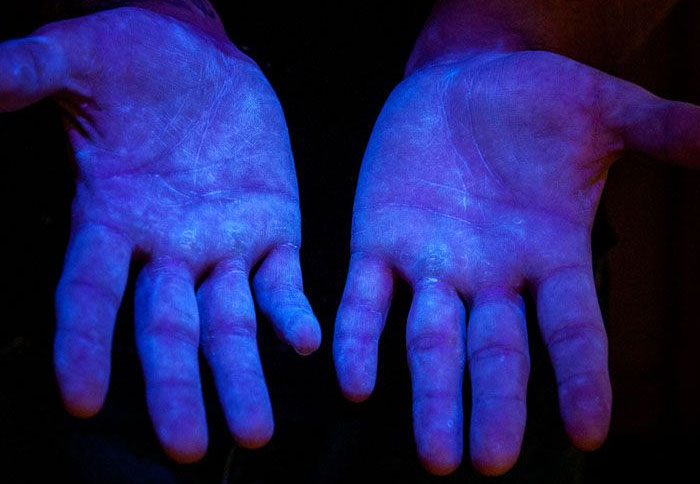
#> input picture images/UV_img_sample.jpg, 700 x 484 px, found by its file name
$ python thresholds.py
#> lines starting #> are read from the running program, lines starting #| are printed output that depends on the picture; after the words box and inside, x2 and y2 are one past the last pixel; in counts of white or black regions, pixels touching at a corner belong together
import cv2 as cv
import numpy as np

img = cv.imread('images/UV_img_sample.jpg')
#> img is the input picture: shape (484, 700, 3); mean B, G, R 99.8, 31.6, 32.5
cv.imshow('UV', img)

gray = cv.cvtColor(img, cv.COLOR_BGR2GRAY)
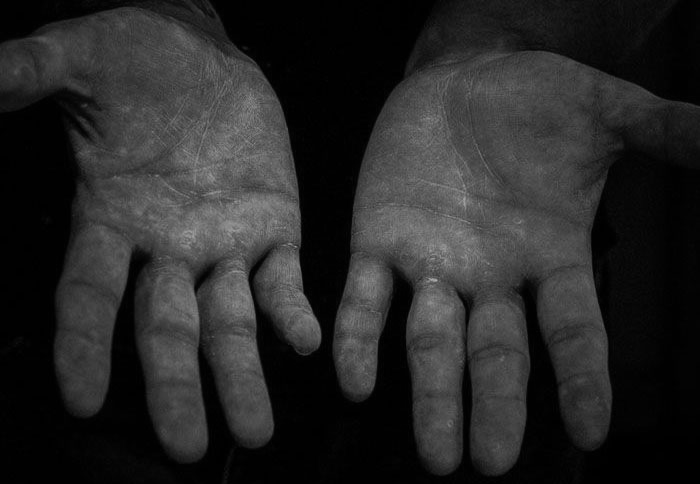
#> gray: shape (484, 700); min 0, max 174, mean 39.6
# cv.imshow('Gray', gray)

### SIMPLE ###
threshold, thresh = cv.threshold(gray, 50, 255, cv.THRESH_BINARY) # Whatever is greater than 150 will be 255, the rest is 0
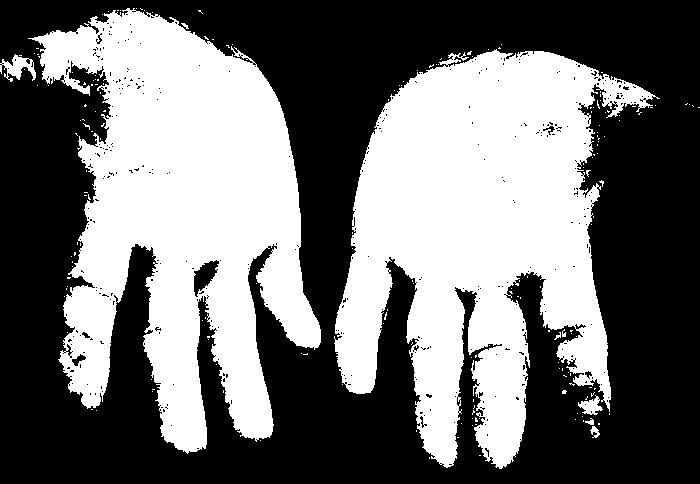
#> thresh: shape (484, 700); 44% white; 185 white regions (176 under 20 px), largest, box (x1, y1, x2, y2) and area: (334, 49, 660, 469) 75751, (28, 8, 321, 454) 71928, (0, 54, 36, 82) 468
cv.imshow('Simple threshold', thresh)

# threshold, thresh_inv = cv.threshold(gray, 50, 255, cv.THRESH_BINARY_INV)
# cv.imshow('Simple threshold inverse', thresh_inv)

### ADAPTIVE ###
# adaptive = cv.adaptiveThreshold(gray, 255, cv.ADAPTIVE_THRESH_MEAN_C, cv.THRESH_BINARY, 11, 3)
# adaptive = cv.adaptiveThreshold(gray, 255, cv.ADAPTIVE_THRESH_MEAN_C, cv.THRESH_BINARY, 3, 0)
adaptive = cv.adaptiveThreshold(gray, 255, cv.ADAPTIVE_THRESH_GAUSSIAN_C, cv.THRESH_BINARY, 11, 3)
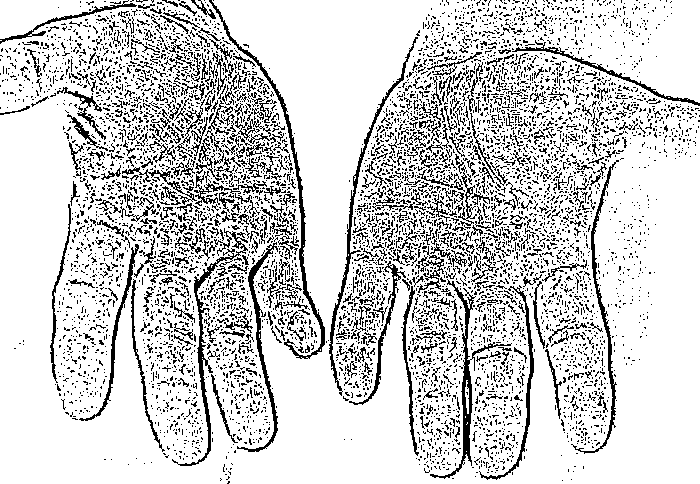
#> adaptive: shape (484, 700); 82% white; black in thin lines or dots
cv.imshow('Adaptive threshold', adaptive)

cv.waitKey(0)

$ run again, with images/Infectado.png saved as images/UV_img_sample.jpg
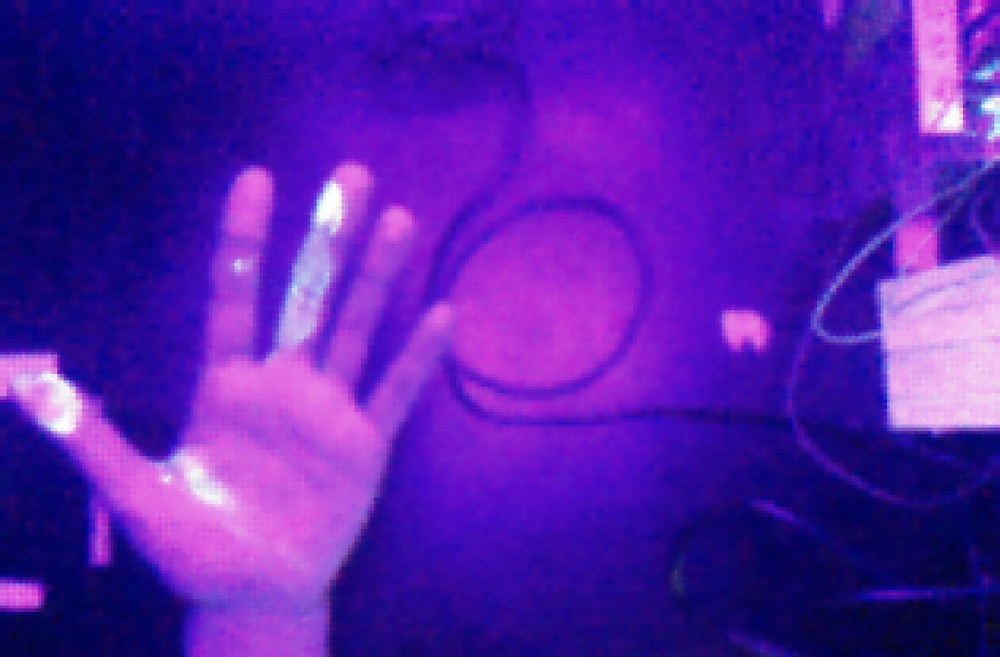
#> input picture images/Infectado.png, 1000 x 657 px, shrunk from 1399 x 919 before the run, found by its file name
#> img is the input picture: shape (657, 1000, 3); mean B, G, R 170.9, 30.4, 87
#> `threshold, thresh = cv.threshold(gray, 50, 255, cv.THRESH_BINARY)`:
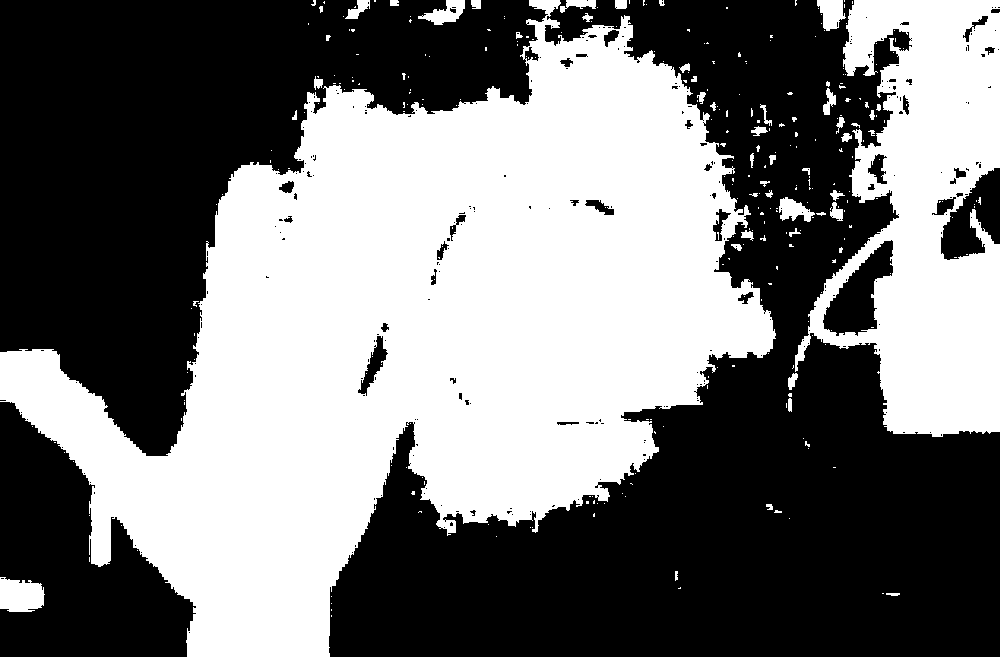
#> thresh: shape (657, 1000); 46.6% white; 314 white regions (266 under 20 px), largest, box (x1, y1, x2, y2) and area: (0, 0, 776, 657) 247236, (795, 0, 1000, 437) 52260, (0, 577, 45, 612) 1282
#> `adaptive = cv.adaptiveThreshold(gray, 255, cv.ADAPTIVE_THRESH_GAUSSIAN..`:
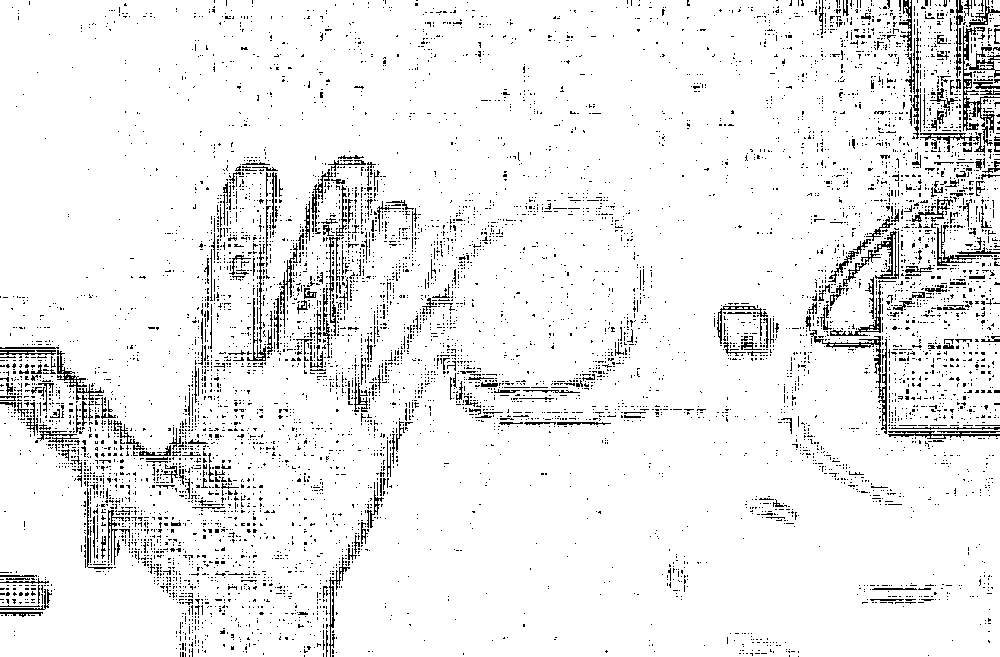
#> adaptive: shape (657, 1000); 93.2% white; black in thin lines or dots

$ run again, with images/Mano_centro.png saved as images/UV_img_sample.jpg
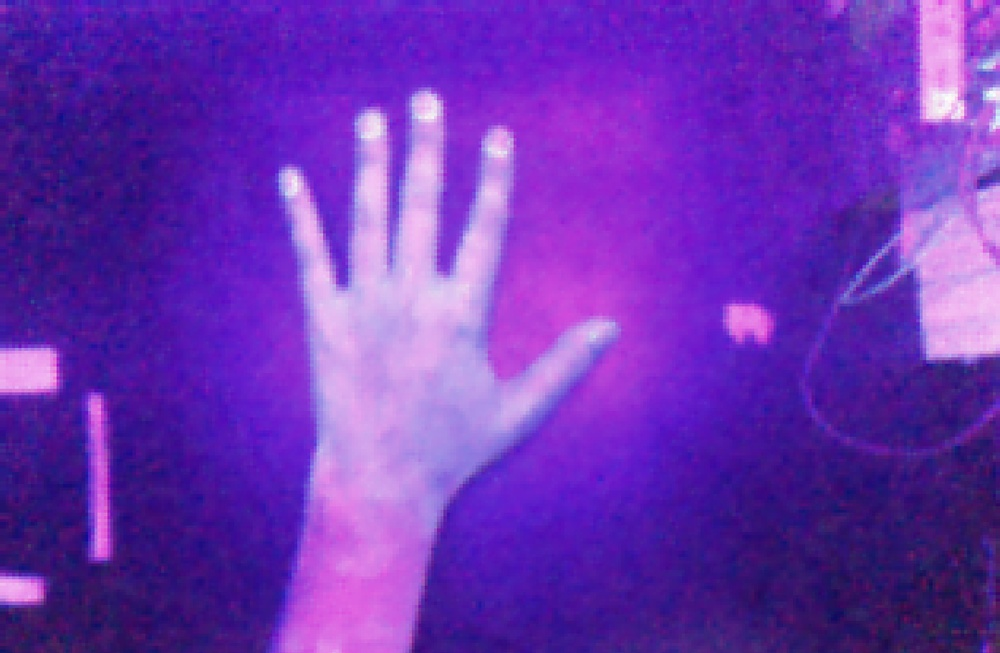
#> input picture images/Mano_centro.png, 1000 x 653 px, shrunk from 1396 x 912 before the run, found by its file name
#> img is the input picture: shape (653, 1000, 3); mean B, G, R 179.6, 50.1, 109.5
#> `threshold, thresh = cv.threshold(gray, 50, 255, cv.THRESH_BINARY)`:
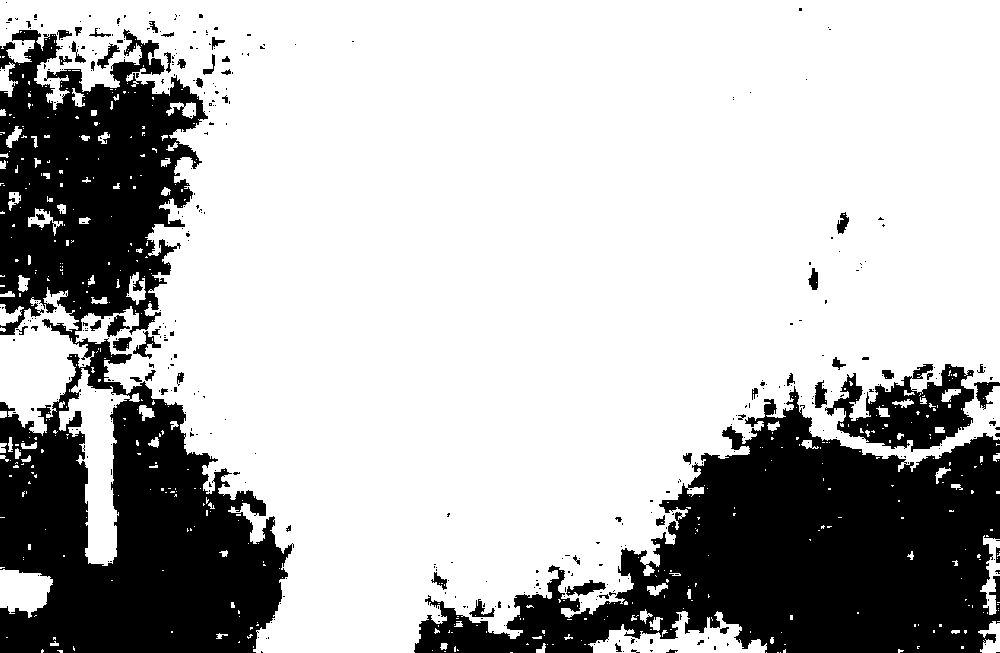
#> thresh: shape (653, 1000); 72.2% white; 425 black regions (367 under 20 px), largest, box (x1, y1, x2, y2) and area: (0, 29, 294, 653) 93969, (414, 386, 1000, 653) 75151, (825, 364, 974, 452) 6656
#> `adaptive = cv.adaptiveThreshold(gray, 255, cv.ADAPTIVE_THRESH_GAUSSIAN..`:
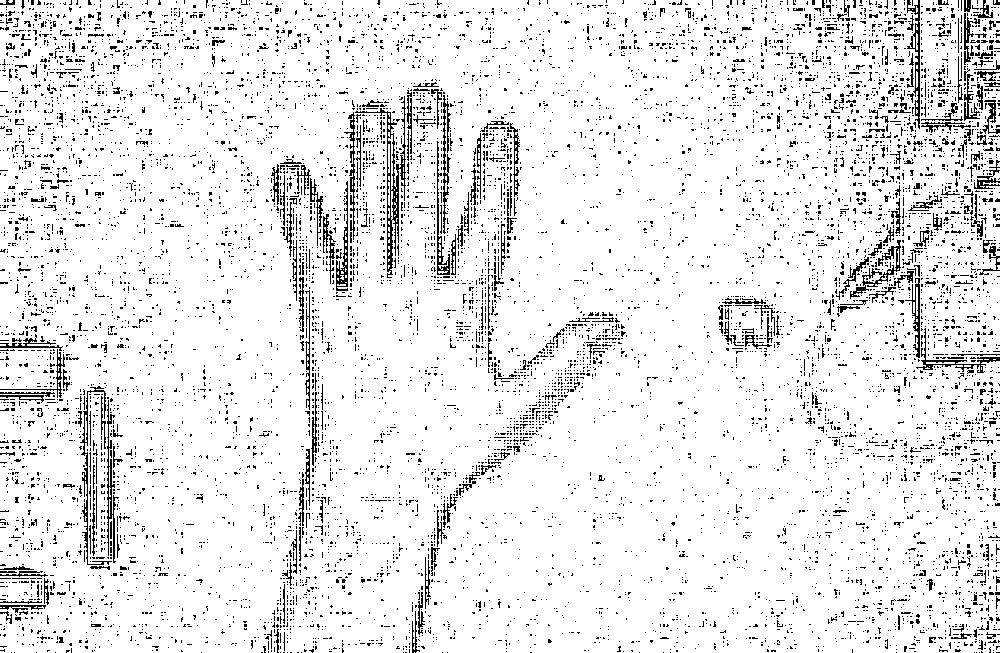
#> adaptive: shape (653, 1000); 91.6% white; black in thin lines or dots

$ run again, with images/Mano_lado.png saved as images/UV_img_sample.jpg
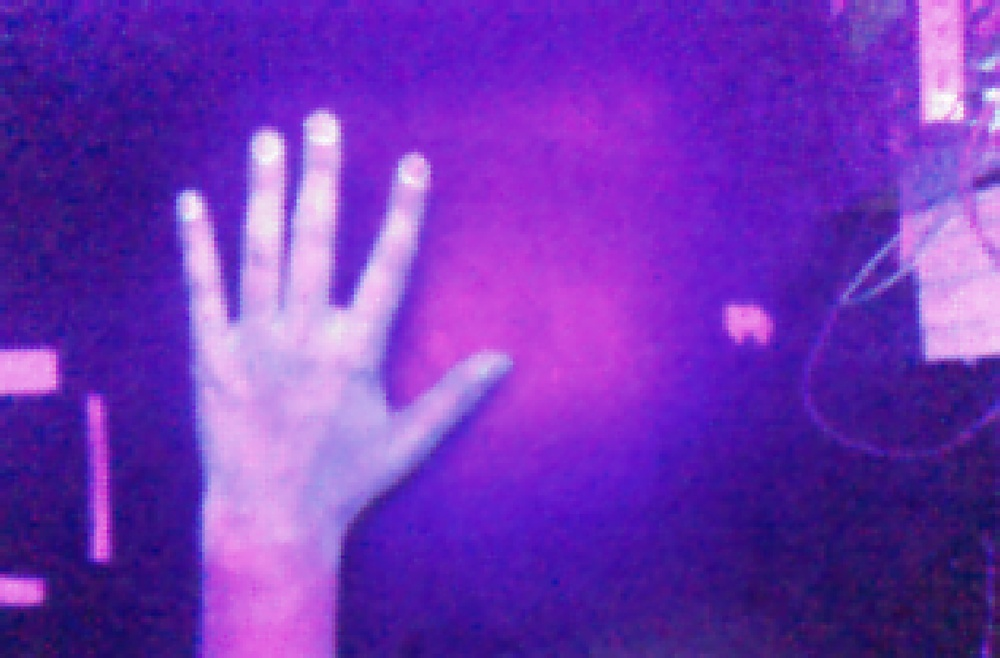
#> input picture images/Mano_lado.png, 1000 x 658 px, shrunk from 1396 x 918 before the run, found by its file name
#> img is the input picture: shape (658, 1000, 3); mean B, G, R 182.3, 51.4, 113.6
#> `threshold, thresh = cv.threshold(gray, 50, 255, cv.THRESH_BINARY)`:
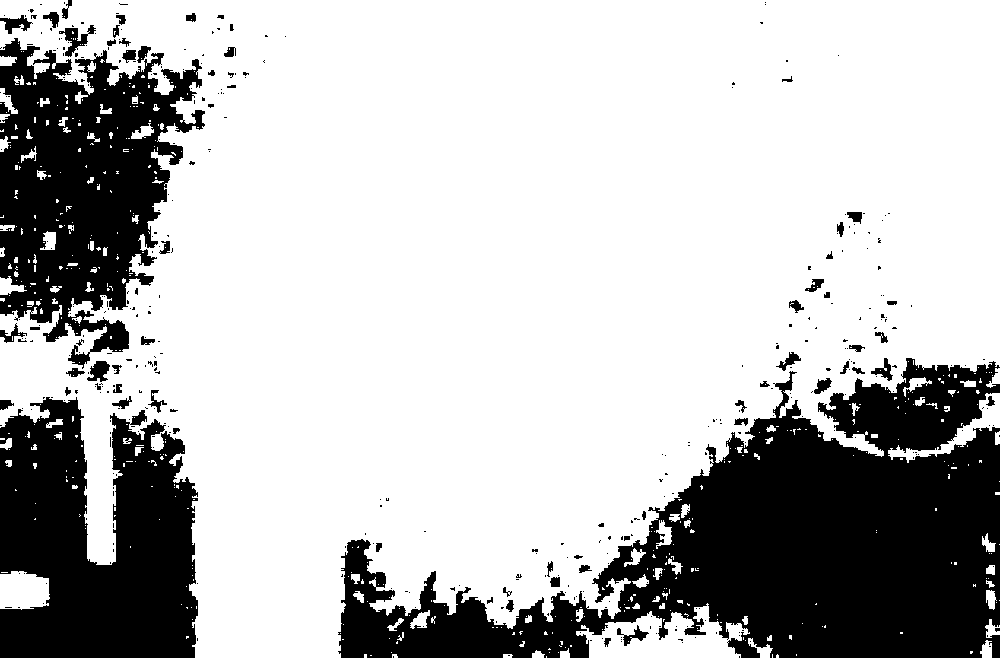
#> thresh: shape (658, 1000); 73% white; 415 black regions (350 under 20 px), largest, box (x1, y1, x2, y2) and area: (338, 358, 1000, 658) 94001, (0, 397, 198, 658) 39140, (0, 38, 205, 369) 38245
#> `adaptive = cv.adaptiveThreshold(gray, 255, cv.ADAPTIVE_THRESH_GAUSSIAN..`:
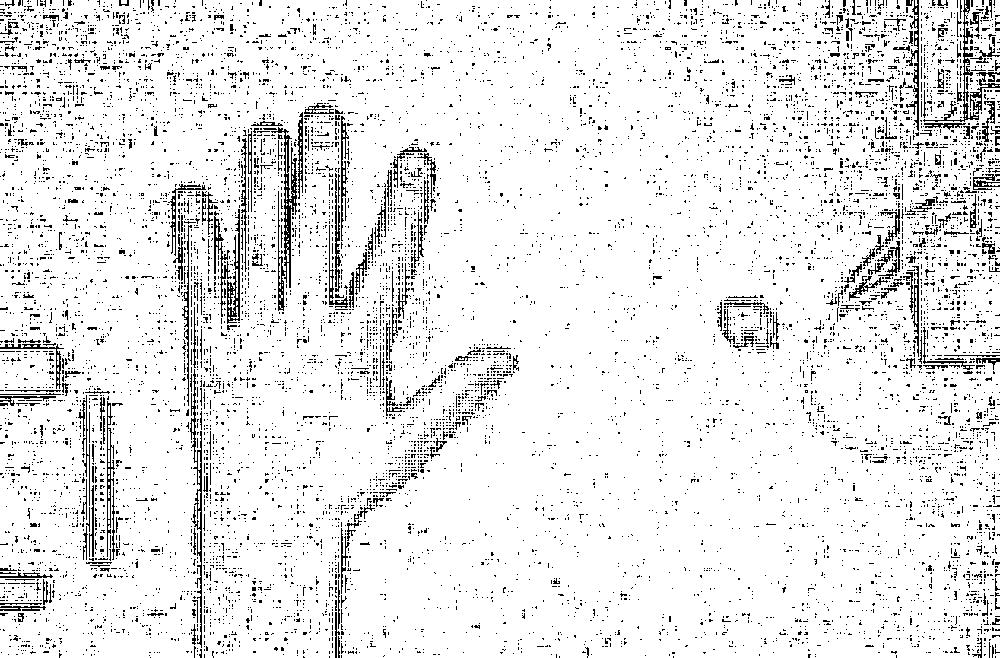
#> adaptive: shape (658, 1000); 91.7% white; black in thin lines or dots
